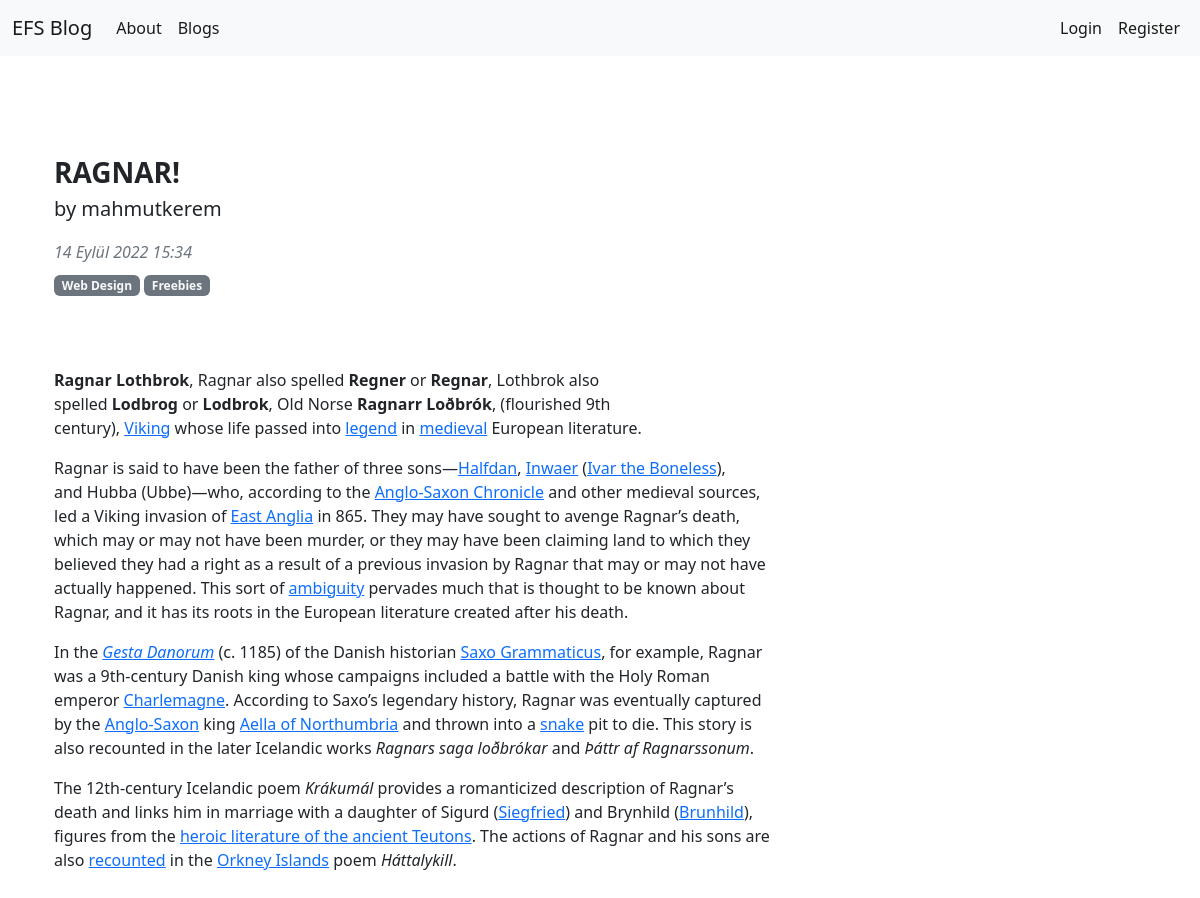
The page /blogs/blog/30 on the database its author committed.
### article/models.py (models this page shows, shortened)
class Article(models.Model):
    author = models.ForeignKey("auth.User", on_delete = models.CASCADE,verbose_name= "Author ")
    title = models.CharField(max_length = 50, verbose_name= "Title ")
    content = RichTextField()
    created_date = models.DateTimeField(auto_now_add=True, verbose_name= "Created Date")
    article_image = models.FileField(blank = True,null = True,verbose_name="Image")

### article/views.py (the view)
# urls.py: path('blog/<int:id>',views.detail,name = "detail"),
def detail(request,id):
    article = get_object_or_404(Article,id = id)
    return render(request,"detail.html",{"article":article})

### templates/detail.html (shortened to what this page needs)
{% extends 'layout.html' %}
{% block body %}
<div class="container mt-5">
    <div class="row">
        <div class="col-lg-8">
            <article>
                <header class="mb-4">
                    <h3 class="fw-bolder mb-1">{{article.title}}</h3>
                    <p class ="lead">
                        by {{article.author.username}}
                    </p>
                    <div class="text-muted fst-italic mb-2">{{article.created_date}}</div>
                    <a class="badge bg-secondary text-decoration-none link-light" href="#!">Web Design</a>
                    <a class="badge bg-secondary text-decoration-none link-light" href="#!">Freebies</a>
                </header>
                <section class="mb-5">
                    <p class="fs-5 mb-4">
                        {{article.content|safe}}
                    </p>
                </section>
            </article>
        </div>
    </div>
</div>
{% endblock body %}

### rows shown on the page
Article: title "RAGNAR!", author.username "mahmutkerem", created_date "14 Eylül 2022 15:34", content "Ragnar Lothbrok , Ragnar also spelled Regner or Regnar , Lothbrok also spelled Lodbrog or Lodbrok , Old Norse Ragnarr Loðbrók , (flourished 9th century), Viking whose life passed into legend in medieval European literature. Ragnar is said to have been the father of three sons— Halfdan , Inwaer ( Ivar the Boneless ), and Hubba (Ubbe)—who, according to the Anglo-Saxon Chronicle and other medieval sources, led a Viking invasion of East Anglia in 865. They may have sought to avenge Ragnar’s death, which may or may not have been murder, or they may have been claiming land to which they believed they had a right as a result of a previous invasion by Ragnar that may or may not have actually…"
